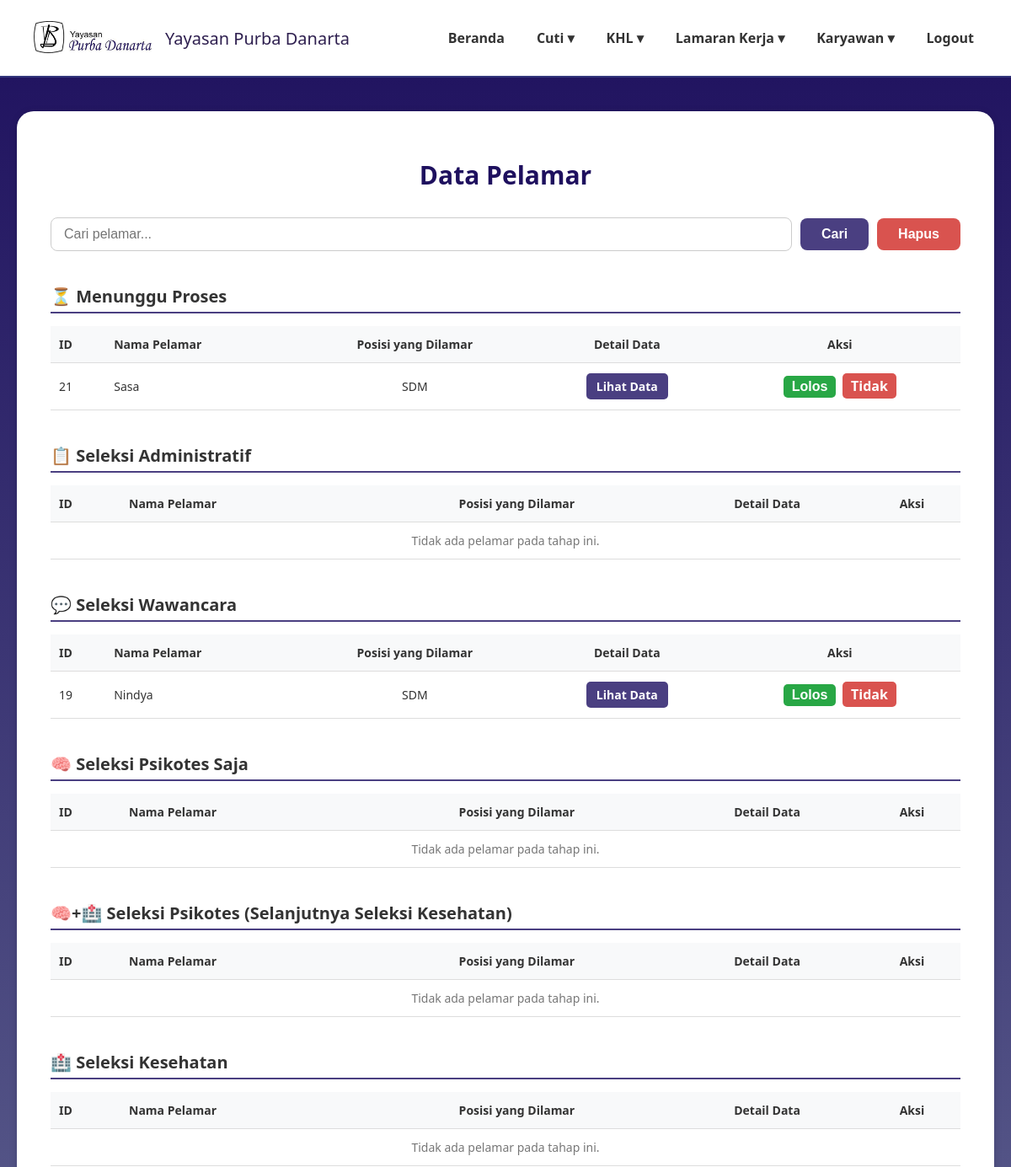
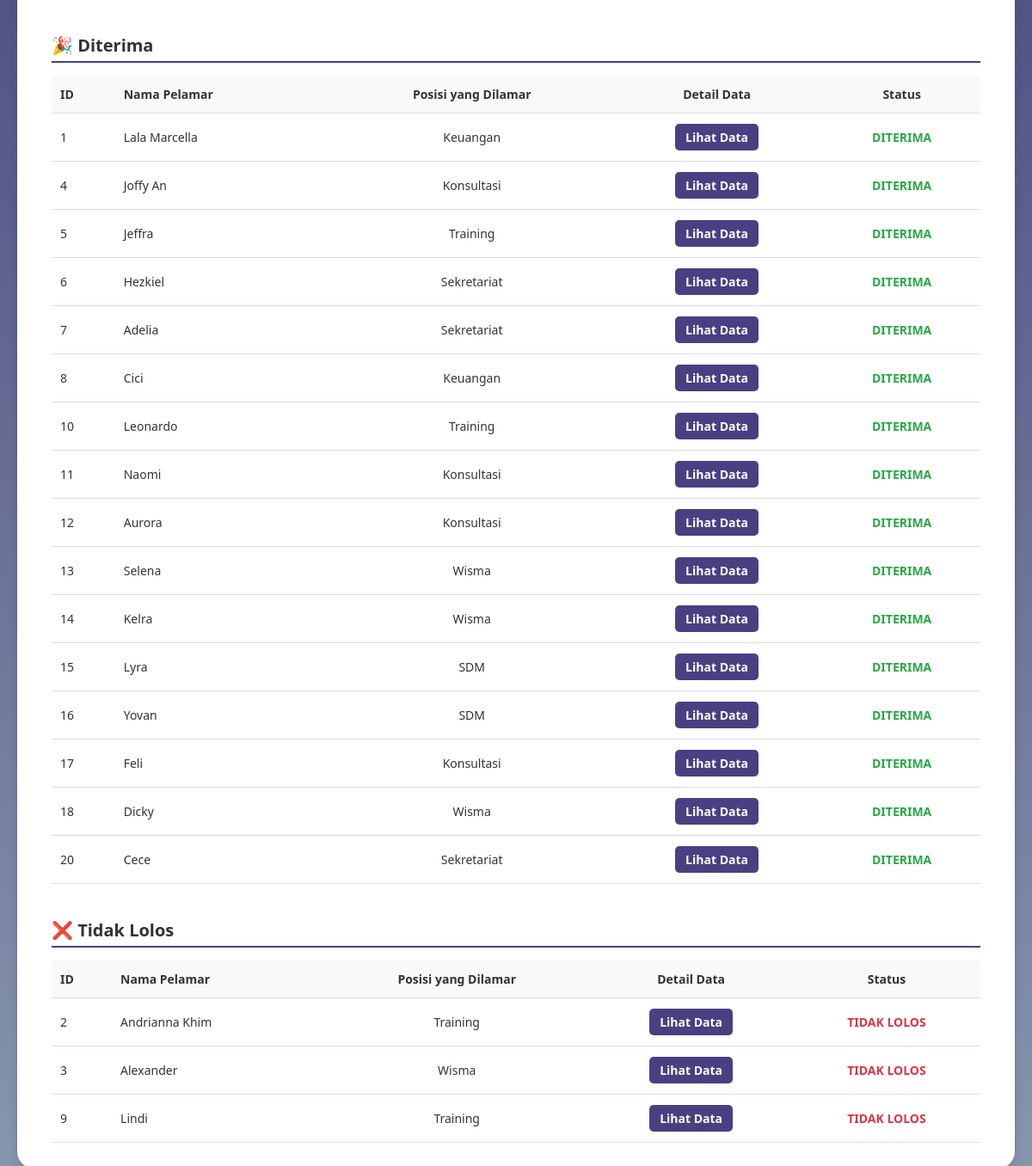
Before: /administrasi_pelamar.php with the older database file (2 pictures, top to bottom).
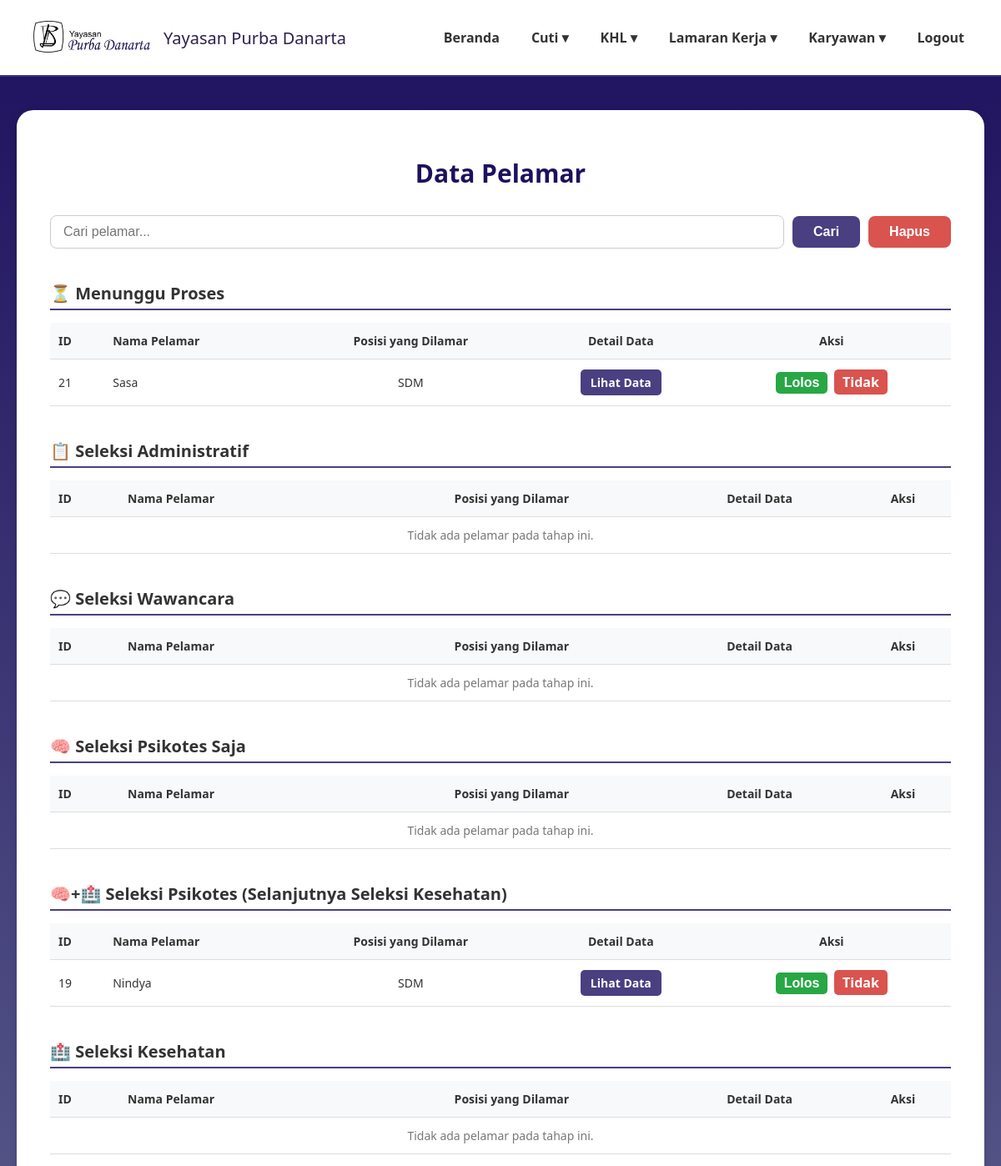
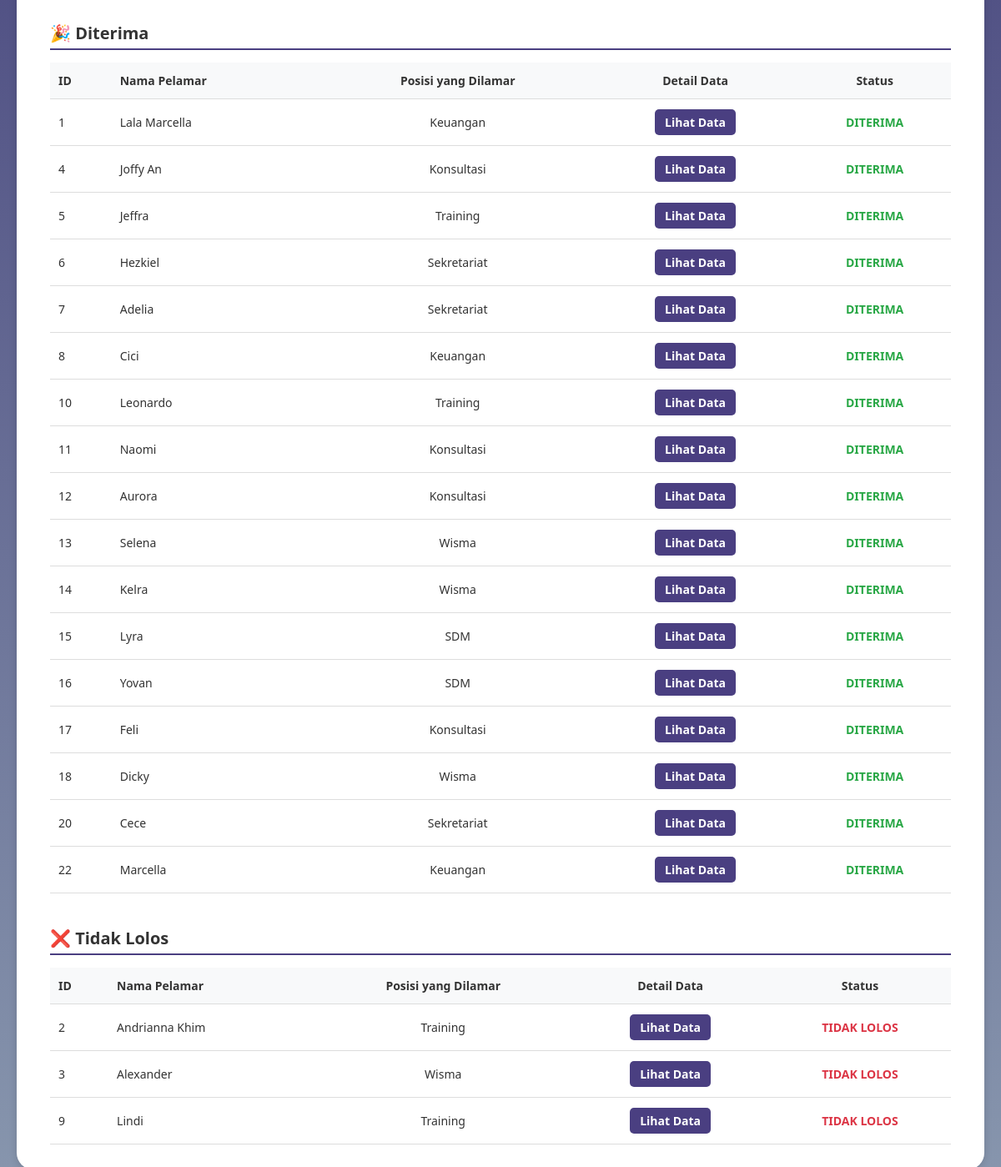
After: the same page with the newer database file (2 pictures, top to bottom).
### tables this page shows
CREATE TABLE `data_pelamar` (
  `id` int(11) NOT NULL,
  `user_id` int(11) NOT NULL,
  `nama_lengkap` varchar(100) DEFAULT NULL,
  `posisi_dilamar` varchar(100) DEFAULT NULL,
  `jenis_kelamin` varchar(20) DEFAULT NULL,
  `tempat_lahir` varchar(100) DEFAULT NULL,
  `tanggal_lahir` date DEFAULT NULL,
  `nik` varchar(50) DEFAULT NULL,
  `alamat_rumah` text DEFAULT NULL,
  `alamat_domisili` text DEFAULT NULL,
  `no_telp` varchar(20) DEFAULT NULL,
  `email` varchar(100) DEFAULT NULL,
  `agama` varchar(50) DEFAULT NULL,
  `kontak_darurat` varchar(50) DEFAULT NULL,
  `pendidikan_terakhir` varchar(50) DEFAULT NULL,
  `surat_lamaran` varchar(255) DEFAULT NULL,
  `cv` varchar(255) DEFAULT NULL,
  `photo_formal` varchar(255) DEFAULT NULL,
  `ijazah_transkrip` varchar(255) DEFAULT NULL,
  `berkas_pendukung` varchar(255) DEFAULT NULL,
  `ktp` varchar(255) DEFAULT NULL,
  `status` varchar(50) DEFAULT 'Menunggu Proses',
  `status_seleksi` varchar(100) DEFAULT 'Proses seleksi sedang berlangsung',
  `pengumuman` text DEFAULT 'Belum ada pengumuman saat ini.',
  `created_at` timestamp NOT NULL DEFAULT current_timestamp()
);

### administrasi_pelamar.php (the view, shortened to what the rows shown need)
<?php
require 'config.php';
$search_keyword = '';
function getApplicantsByStatus($conn, $status, $search_keyword = '') {
    if (!empty($search_keyword)) {
        $sql = "SELECT id, nama_lengkap, posisi_dilamar, no_telp, email, status
                FROM data_pelamar
                WHERE status = ? AND (nama_lengkap LIKE ? OR posisi_dilamar LIKE ?)";
        $stmt = $conn->prepare($sql);
        $search_term = "%$search_keyword%";
        $stmt->bind_param("sss", $status, $search_term, $search_term);
    } else {
        $sql = "SELECT id, nama_lengkap, posisi_dilamar, no_telp, email, status
                FROM data_pelamar
                WHERE status = ?";
        $stmt = $conn->prepare($sql);
        $stmt->bind_param("s", $status);
    }
    $stmt->execute();
    return $stmt->get_result();
}
$pelamarMenunggu = getApplicantsByStatus($conn, 'Menunggu Proses', $search_keyword);
$pelamarWawancara = getApplicantsByStatus($conn, 'Seleksi Wawancara', $search_keyword);
$pelamarPsikotesKesehatan = getApplicantsByStatus($conn, 'Seleksi Psikotes & Kesehatan', $search_keyword);
$pelamarDiterima = getApplicantsByStatus($conn, 'Diterima', $search_keyword);
$pelamarTidakLolos = getApplicantsByStatus($conn, 'Tidak Lolos', $search_keyword);
?>
<!DOCTYPE html>
<html lang="id">
<head>
</head>
<body>
<main>
    <div class="card">
        <h2 class="page-title">Data Pelamar</h2>
        <table class="data-table">
            <thead>
                <tr>
                    <th class="text-left">ID</th>
                    <th class="text-left">Nama Pelamar</th>
                    <th>Posisi yang Dilamar</th>
                    <th>Detail Data</th>
                    <th>Aksi</th>
                </tr>
            </thead>
            <tbody>
                <?php if ($pelamarMenunggu->num_rows > 0): ?>
                    <?php while($row = $pelamarMenunggu->fetch_assoc()): ?>
                    <tr>
                        <td class="text-left"><?= $row['id'] ?></td>
                        <td class="text-left"><?= htmlspecialchars($row['nama_lengkap']) ?></td>
                        <td><?= htmlspecialchars($row['posisi_dilamar']) ?></td>
                        <td><a href="detail_pelamar.php?id=<?= $row['id'] ?>" class="btn-aksi btn-lihat">Lihat Data</a></td>
                        <td>
                            <button onclick="bukaModal('<?= $row['id'] ?>', '<?= $row['status'] ?>', '<?= htmlspecialchars(addslashes($row['nama_lengkap'])) ?>')" class="btn-aksi btn-lolos">Lolos</button>
                            <a href="?action=tidak&id=<?= $row['id'] ?>&current_status=<?= $row['status'] ?>" class="btn-aksi btn-tidak">Tidak</a>
                        </td>
                    </tr>
                    <?php endwhile; ?>
                <?php else: ?>
                    <tr><td colspan="5" class="no-data">Tidak ada pelamar pada tahap ini.</td></tr>
                <?php endif; ?>
            </tbody>
        </table>
        <table class="data-table">
            <thead>
                <tr>
                    <th class="text-left">ID</th>
                    <th class="text-left">Nama Pelamar</th>
                    <th>Posisi yang Dilamar</th>
                    <th>Detail Data</th>
                    <th>Aksi</th>
                </tr>
            </thead>
        </table>
        <table class="data-table">
            <thead>
                <tr>
                    <th class="text-left">ID</th>
                    <th class="text-left">Nama Pelamar</th>
                    <th>Posisi yang Dilamar</th>
                    <th>Detail Data</th>
                    <th>Aksi</th>
                </tr>
            </thead>
            <tbody>
                <?php if ($pelamarWawancara->num_rows > 0): ?>
                    <?php while($row = $pelamarWawancara->fetch_assoc()): ?>
                    <tr>
                        <td class="text-left"><?= $row['id'] ?></td>
                        <td class="text-left"><?= htmlspecialchars($row['nama_lengkap']) ?></td>
                        <td><?= htmlspecialchars($row['posisi_dilamar']) ?></td>
                        <td><a href="detail_pelamar.php?id=<?= $row['id'] ?>" class="btn-aksi btn-lihat">Lihat Data</a></td>
                        <td>
                            <button onclick="bukaModal('<?= $row['id'] ?>', '<?= $row['status'] ?>', '<?= htmlspecialchars(addslashes($row['nama_lengkap'])) ?>')" class="btn-aksi btn-lolos">Lolos</button>
                            <a href="?action=tidak&id=<?= $row['id'] ?>&current_status=<?= $row['status'] ?>" class="btn-aksi btn-tidak">Tidak</a>
                        </td>
                    </tr>
                    <?php endwhile; ?>
                <?php else: ?>
                    <tr><td colspan="5" class="no-data">Tidak ada pelamar pada tahap ini.</td></tr>
                <?php endif; ?>
            </tbody>
        </table>
        <table class="data-table">
            <thead>
                <tr>
                    <th class="text-left">ID</th>
                    <th class="text-left">Nama Pelamar</th>
                    <th>Posisi yang Dilamar</th>
                    <th>Detail Data</th>
                    <th>Aksi</th>
                </tr>
            </thead>
        </table>
        <table class="data-table">
            <thead>
                <tr>
                    <th class="text-left">ID</th>
                    <th class="text-left">Nama Pelamar</th>
                    <th>Posisi yang Dilamar</th>
                    <th>Detail Data</th>
                    <th>Aksi</th>
                </tr>
            </thead>
            <tbody>
                <?php if ($pelamarPsikotesKesehatan->num_rows > 0): ?>
                    <?php while($row = $pelamarPsikotesKesehatan->fetch_assoc()): ?>
                    <tr>
                        <td class="text-left"><?= $row['id'] ?></td>
                        <td class="text-left"><?= htmlspecialchars($row['nama_lengkap']) ?></td>
                        <td><?= htmlspecialchars($row['posisi_dilamar']) ?></td>
                        <td><a href="detail_pelamar.php?id=<?= $row['id'] ?>" class="btn-aksi btn-lihat">Lihat Data</a></td>
                        <td>
                             <button onclick="bukaModal('<?= $row['id'] ?>', '<?= $row['status'] ?>', '<?= htmlspecialchars(addslashes($row['nama_lengkap'])) ?>')" class="btn-aksi btn-lolos">Lolos</button>
                            <a href="?action=tidak&id=<?= $row['id'] ?>&current_status=<?= $row['status'] ?>" class="btn-aksi btn-tidak">Tidak</a>
                        </td>
                    </tr>
                    <?php endwhile; ?>
                <?php else: ?>
                    <tr><td colspan="5" class="no-data">Tidak ada pelamar pada tahap ini.</td></tr>
                <?php endif; ?>
            </tbody>
        </table>
        <table class="data-table">
            <thead>
                <tr>
                    <th class="text-left">ID</th>
                    <th class="text-left">Nama Pelamar</th>
                    <th>Posisi yang Dilamar</th>
                    <th>Detail Data</th>
                    <th>Aksi</th>
                </tr>
            </thead>
        </table>
        <table class="data-table">
            <thead>
                <tr>
                    <th class="text-left">ID</th>
                    <th class="text-left">Nama Pelamar</th>
                    <th>Posisi yang Dilamar</th>
                    <th>Detail Data</th>
                    <th>Status</th>
                </tr>
            </thead>
            <tbody>
                 <?php if ($pelamarDiterima->num_rows > 0): ?>
                    <?php while($row = $pelamarDiterima->fetch_assoc()): ?>
                    <tr>
                        <td class="text-left"><?= $row['id'] ?></td>
                        <td class="text-left"><?= htmlspecialchars($row['nama_lengkap']) ?></td>
                        <td><?= htmlspecialchars($row['posisi_dilamar']) ?></td>
                        <td><a href="detail_pelamar.php?id=<?= $row['id'] ?>" class="btn-aksi btn-lihat">Lihat Data</a></td>
                        <td><span style="color: #28a745; font-weight: bold;">DITERIMA</span></td>
                    </tr>
                    <?php endwhile; ?>
                <?php else: ?>
                    <tr><td colspan="5" class="no-data">Tidak ada pelamar yang diterima.</td></tr>
                <?php endif; ?>
            </tbody>
        </table>
        <table class="data-table">
            <thead>
                <tr>
                    <th class="text-left">ID</th>
                    <th class="text-left">Nama Pelamar</th>
                    <th>Posisi yang Dilamar</th>
                    <th>Detail Data</th>
                    <th>Status</th>
                </tr>
            </thead>
            <tbody>
                 <?php if ($pelamarTidakLolos->num_rows > 0): ?>
                    <?php while($row = $pelamarTidakLolos->fetch_assoc()): ?>
                    <tr>
                        <td class="text-left"><?= $row['id'] ?></td>
                        <td class="text-left"><?= htmlspecialchars($row['nama_lengkap']) ?></td>
                        <td><?= htmlspecialchars($row['posisi_dilamar']) ?></td>
                        <td><a href="detail_pelamar.php?id=<?= $row['id'] ?>" class="btn-aksi btn-lihat">Lihat Data</a></td>
                        <td><span style="color: #dc3545; font-weight: bold;">TIDAK LOLOS</span></td>
                    </tr>
                    <?php endwhile; ?>
                <?php else: ?>
                    <tr><td colspan="5" class="no-data">Tidak ada pelamar yang tidak lolos.</td></tr>
                <?php endif; ?>
            </tbody>
        </table>
    </div>
</main>
</body>
</html>

Changed rows visible on the page:
changed data_pelamar "Nindya": moves from the list under "💬 Seleksi Wawancara" to the list under "🧠+🏥 Seleksi Psikotes (Selanjutnya Seleksi Kesehatan)"
added data_pelamar: id "22", nama_lengkap "Marcella", posisi_dilamar "Keuangan", shown under "🎉 Diterima"
